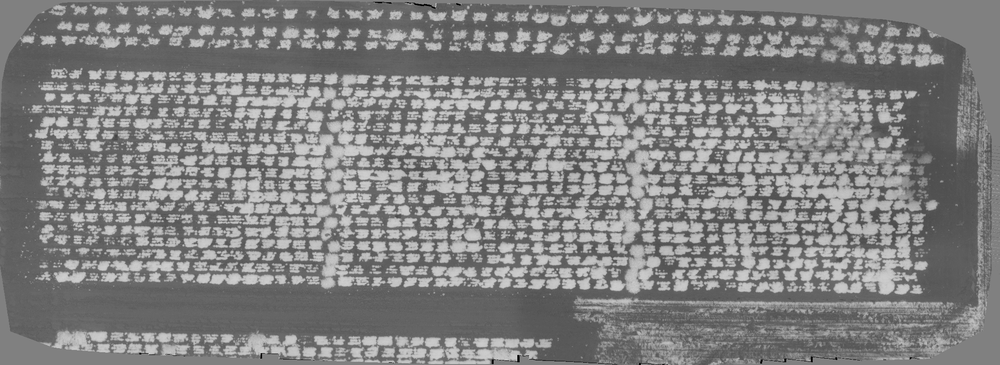
#> input picture Gradient, Blob, Edge, Kurtosis/asn2-files/lentil.png, 1000 x 365 px, shrunk from 2194 x 800 before the run, found by its file name
$ jupyter execute asn2-q2.ipynb
#> lines starting #> are read from the running program, lines starting #| are printed output that depends on the picture
# Step 1: Blob detection

The `lentil.png` image is a greyscale image from constructed from the red light and near infrared light channels of a multispectral camera.  (Thanks to Dr. Kirstin Bett, Dept. of Plant Sciences, College of Agriculture for the image!).  The bright blobs you see in the middle section of the image are clusters of lentil plants called plots (each plot is a different genetic lineage).  These are areas of interest for plant breeders because they want to analyze the patches of plant, while ignoring the background soil.  To do that in an automated algorithm, we first have to find the plots!

Use one of the blob detection functions described at the end of the Topic 5 lecture slides to detect the blobs in the `lentil.png` image.  Obtain the best result you can from any one of the three available functions (in `skimage.feature`), namely `blob_log()`, `blob_dog()`, or `blob_doh()`.  Try the different functions and experiment with their parameters.   Don't worry too much about the correctness of the blobs at the very top and very bottom that are outside the area of the field trial.  These are not areas of interest.

For your best result, draw the blobs as circles on the output image and display the result.    The last slide of Topic 5 gives you an example of some code that does this.  Sample output is shown in the assignment description document.

Sample output is given in the assignment document but be aware that it is not necessarily representative of the quality of the blob detection that you might achieve because I did not spend more than 5 minutes tweaking the parameters.  You should be able to do at least as well, but possibly also better.

_Hint: as usual, it is suggested that you convert the image to dtype `float` before processing._

_Hint: the lentil field image is pretty big, so you'll need to set the figure size to something larger.  For me `plt.figure(figsize=(20,7))` worked well, but I have an almost 4K display.  Smaller may work for you._

[cell 1]
import skimage.io as io
import skimage.util as util
import skimage.feature as feat
import matplotlib.pyplot as plt
import math as m

# Write your code here.  It shouldn't take much.  Adapt the example on the last slide of the Topic 5 lecture notes.
image  = util.img_as_float(io.imread("lentil.png"))
#> image: shape (365, 1000) float64; min 0, max 0.843, mean 0.509

blobs_log = feat.blob_log(image, max_sigma= 15, num_sigma = 5, min_sigma=10, threshold=.05)
#> blobs_log = 139 rows, first 8: [57, 925, 10], [340, 71, 10], [343, 257, 10], [274, 70, 10], [277, 639, 10], [277, 450, 10], [273, 335, 12.5], [345, 288, 10]

#best combination max_s = 15, n_s = 5, min_s = 10, thresh = 0.05

blobs_log[:, 2] = blobs_log[: , 2] * m.sqrt(2)
plt.figure(figsize=(20,7))
plt.imshow(image,cmap='gray', vmin=0, vmax=1)
for row in blobs_log:
    c = plt.Circle( (row[1], row[0]), row[2], color='lime', linewidth=1, fill = False)
    plt.gca().add_patch(c)
#> this loop made 139 passes
#> row on passes 1 to 12: [57, 925, 14.14], [340, 71, 14.14], [343, 257, 14.14], [274, 70, 14.14], [277, 639, 14.14], [277, 450, 14.14], [273, 335, 17.68], [345, 288, 14.14], [276, 253, 14.14], [275, 885, 21.21], [39, 396, 14.14], [272, 119, 14.14]
plt.tight_layout()
plt.show()
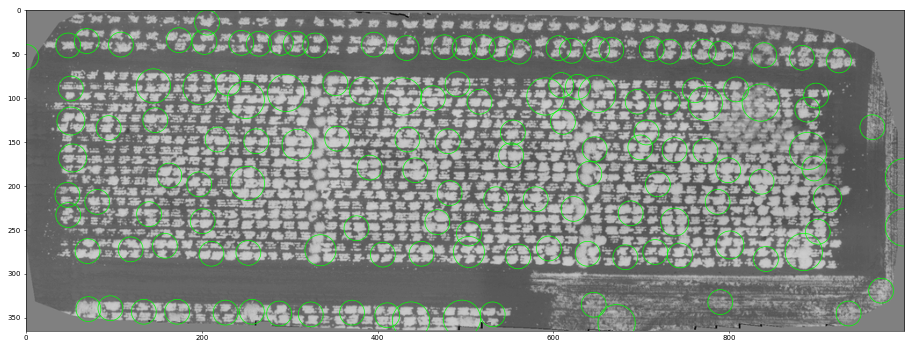
#> figure drawn by matplotlib, 1 panel
